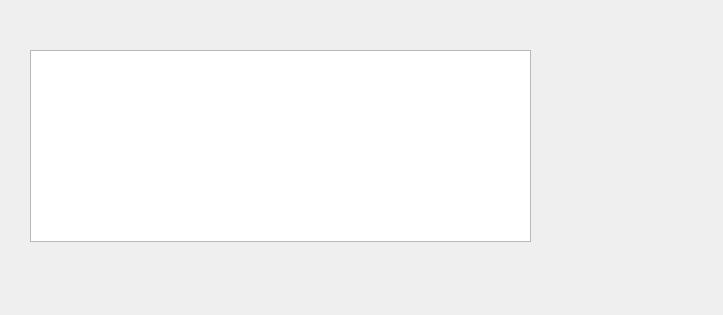
<?xml version="1.0" encoding="UTF-8"?>
<ui version="4.0">
 <class>AddSource</class>
 <widget class="QWidget" name="AddSource">
  <property name="geometry">
   <rect>
    <x>0</x>
    <y>0</y>
    <width>723</width>
    <height>315</height>
   </rect>
  </property>
  <property name="windowTitle">
   <string>Add new source</string>
  </property>
  <widget class="QTableView" name="source_tableView">
   <property name="geometry">
    <rect>
     <x>30</x>
     <y>50</y>
     <width>501</width>
     <height>192</height>
    </rect>
   </property>
  </widget>
 </widget>
 <resources/>
 <connections/>
</ui>
